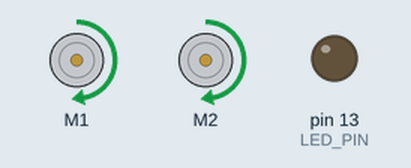
This sketch was run on a simulated Arduino Uno, built with avr-gcc and run on an emulated ATmega328P. Shown: 2 × DC motor (green arrow = forward, orange = backward, longer = faster), output pins drawn as LEDs (lit = HIGH).

Above: at 1.0 s.
At 7.9 s:
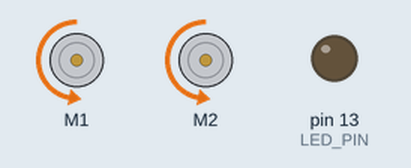
At 14.4 s:
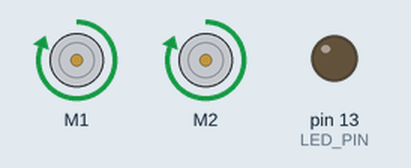
At 19.8 s:
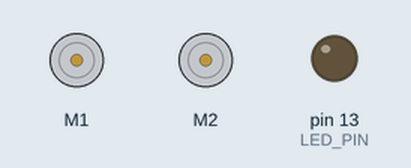
Timing chart, 0 to 20.8 s (numbered marks = the images above):
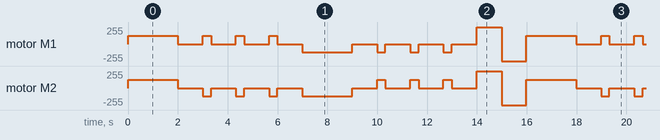

The sketch:

RobotTest.ino
```cpp
#include <ZumoMotors.h>

#define LED_PIN 13

ZumoMotors motors;


//**************************************************************************
void moveForward(int speed){
  motors.setLeftSpeed(speed);
  motors.setRightSpeed(speed);
}

void moveBackward(int speed){
  motors.setLeftSpeed(-speed);
  motors.setRightSpeed(-speed);
}

void moveRight(int speed){
  motors.setLeftSpeed(speed);
  motors.setRightSpeed(-speed);
}

void moveLeft(int speed){
  motors.setLeftSpeed(-speed);
  motors.setRightSpeed(speed);
}

void moveStop(){
  motors.setLeftSpeed(0);
  motors.setRightSpeed(0);

}

void turn90Right(){
  moveRight(200);
  delay(330);
  moveStop();
}

void turn90Left(){
  moveLeft(200);
  delay(330);
  moveStop();
}
//****************************************************************************


void setup()
{
  pinMode(LED_PIN, OUTPUT);

}

void loop() {

  moveForward(200);
  delay(2000);
  moveStop();
  delay(1000);
  turn90Right();
  delay(1000);
  turn90Right();
  delay(1000);
  turn90Right();
  delay(1000);
  moveBackward(200);
  delay(2000);
  moveStop();
  delay(1000);
  turn90Left();
  delay(1000);
  turn90Left();
  delay(1000);
  turn90Left();
  delay(1000);
  moveForward(400);
  delay(1000);
  moveBackward(400);
  delay(1000);


}
```

Measured:
- by itself, motor M1: repeats every 16.0 s: 3 × (stopped 1.0 s, forward 127/255 0.33 s), stopped 1.0 s, backward 127/255 2.0 s, 3 × (stopped 1.0 s, backward 127/255 0.33 s), stopped 1.0 s, forward 255/255 1.0 s, backward 255/255 1.0 s, forward 127/255 2.0 s
- by itself, motor M2: repeats every 16.0 s: 3 × (stopped 1.0 s, backward 127/255 0.33 s), stopped 1.0 s, backward 127/255 2.0 s, 3 × (stopped 1.0 s, forward 127/255 0.33 s), stopped 1.0 s, forward 255/255 1.0 s, backward 255/255 1.0 s, forward 127/255 2.0 s
